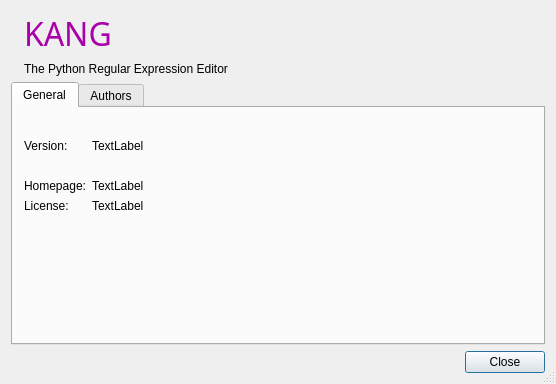
<?xml version="1.0" encoding="UTF-8"?>
<ui version="4.0">
 <class>AboutDialogBA</class>
 <widget class="QDialog" name="AboutDialogBA">
  <property name="geometry">
   <rect>
    <x>0</x>
    <y>0</y>
    <width>556</width>
    <height>384</height>
   </rect>
  </property>
  <property name="windowTitle">
   <string>About</string>
  </property>
  <property name="sizeGripEnabled">
   <bool>true</bool>
  </property>
  <property name="modal">
   <bool>true</bool>
  </property>
  <layout class="QGridLayout" name="gridLayout">
   <item row="0" column="0">
    <layout class="QGridLayout" name="gridLayout">
     <item row="1" column="1">
      <layout class="QVBoxLayout" name="verticalLayout">
       <item>
        <layout class="QHBoxLayout" name="horizontalLayout">
         <item>
          <widget class="QLabel" name="labelIcon">
           <property name="text">
            <string/>
           </property>
          </widget>
         </item>
         <item>
          <layout class="QVBoxLayout" name="verticalLayout">
           <item>
            <widget class="QLabel" name="label_kang">
             <property name="palette">
              <palette>
               <active>
                <colorrole role="WindowText">
                 <brush brushstyle="SolidPattern">
                  <color alpha="255">
                   <red>170</red>
                   <green>0</green>
                   <blue>170</blue>
                  </color>
                 </brush>
                </colorrole>
               </active>
               <inactive>
                <colorrole role="WindowText">
                 <brush brushstyle="SolidPattern">
                  <color alpha="255">
                   <red>170</red>
                   <green>0</green>
                   <blue>170</blue>
                  </color>
                 </brush>
                </colorrole>
               </inactive>
               <disabled>
                <colorrole role="WindowText">
                 <brush brushstyle="SolidPattern">
                  <color alpha="255">
                   <red>133</red>
                   <green>133</green>
                   <blue>133</blue>
                  </color>
                 </brush>
                </colorrole>
               </disabled>
              </palette>
             </property>
             <property name="font">
              <font>
               <family>Arial Black</family>
               <pointsize>24</pointsize>
              </font>
             </property>
             <property name="text">
              <string>KANG</string>
             </property>
            </widget>
           </item>
           <item>
            <widget class="QLabel" name="label_outline">
             <property name="text">
              <string>The Python Regular Expression Editor</string>
             </property>
            </widget>
           </item>
          </layout>
         </item>
         <item>
          <widget class="QLabel" name="label_fool1">
           <property name="sizePolicy">
            <sizepolicy hsizetype="Preferred" vsizetype="Preferred">
             <horstretch>1</horstretch>
             <verstretch>0</verstretch>
            </sizepolicy>
           </property>
           <property name="text">
            <string/>
           </property>
          </widget>
         </item>
        </layout>
       </item>
       <item>
        <widget class="QTabWidget" name="tabWidget">
         <property name="currentIndex">
          <number>0</number>
         </property>
         <widget class="QWidget" name="tab_1">
          <attribute name="title">
           <string>General</string>
          </attribute>
          <layout class="QGridLayout" name="gridLayout">
           <item row="8" column="2">
            <widget class="QLabel" name="label_fool4">
             <property name="sizePolicy">
              <sizepolicy hsizetype="Preferred" vsizetype="Preferred">
               <horstretch>1</horstretch>
               <verstretch>0</verstretch>
              </sizepolicy>
             </property>
             <property name="text">
              <string/>
             </property>
            </widget>
           </item>
           <item row="2" column="0">
            <widget class="QLabel" name="label_fool5">
             <property name="text">
              <string/>
             </property>
            </widget>
           </item>
           <item row="4" column="1">
            <widget class="QLabel" name="label_licensetxt">
             <property name="text">
              <string>TextLabel</string>
             </property>
            </widget>
           </item>
           <item row="4" column="0">
            <widget class="QLabel" name="label_license">
             <property name="text">
              <string>License:</string>
             </property>
            </widget>
           </item>
           <item row="3" column="0">
            <widget class="QLabel" name="label_homepage">
             <property name="text">
              <string>Homepage:</string>
             </property>
            </widget>
           </item>
           <item row="1" column="0">
            <widget class="QLabel" name="label_version">
             <property name="text">
              <string>Version:</string>
             </property>
            </widget>
           </item>
           <item row="1" column="1">
            <widget class="QLabel" name="label_versiontxt">
             <property name="text">
              <string>TextLabel</string>
             </property>
            </widget>
           </item>
           <item row="8" column="1">
            <widget class="QLabel" name="label_fool3">
             <property name="text">
              <string/>
             </property>
            </widget>
           </item>
           <item row="3" column="1">
            <widget class="QLabel" name="label_homepagetxt">
             <property name="text">
              <string>TextLabel</string>
             </property>
            </widget>
           </item>
           <item row="2" column="1">
            <widget class="QLabel" name="label_fool6">
             <property name="text">
              <string/>
             </property>
            </widget>
           </item>
           <item row="8" column="0">
            <widget class="QLabel" name="label_fool2">
             <property name="sizePolicy">
              <sizepolicy hsizetype="Preferred" vsizetype="Preferred">
               <horstretch>0</horstretch>
               <verstretch>1</verstretch>
              </sizepolicy>
             </property>
             <property name="text">
              <string/>
             </property>
            </widget>
           </item>
           <item row="0" column="0">
            <widget class="QLabel" name="label_fool7">
             <property name="text">
              <string/>
             </property>
            </widget>
           </item>
           <item row="0" column="1">
            <widget class="QLabel" name="label_fool8">
             <property name="text">
              <string/>
             </property>
            </widget>
           </item>
          </layout>
         </widget>
         <widget class="QWidget" name="tab_2">
          <attribute name="title">
           <string>Authors</string>
          </attribute>
          <layout class="QGridLayout" name="gridLayout">
           <item row="0" column="0">
            <widget class="QTextBrowser" name="textAuthors">
             <property name="readOnly">
              <bool>true</bool>
             </property>
             <property name="openExternalLinks">
              <bool>true</bool>
             </property>
             <property name="openLinks">
              <bool>true</bool>
             </property>
            </widget>
           </item>
          </layout>
         </widget>
        </widget>
       </item>
      </layout>
     </item>
    </layout>
   </item>
   <item row="1" column="0">
    <widget class="QDialogButtonBox" name="buttonBox">
     <property name="standardButtons">
      <set>QDialogButtonBox::Close</set>
     </property>
    </widget>
   </item>
  </layout>
 </widget>
 <layoutdefault spacing="6" margin="11"/>
 <resources/>
 <connections>
  <connection>
   <sender>buttonBox</sender>
   <signal>rejected()</signal>
   <receiver>AboutDialogBA</receiver>
   <slot>close()</slot>
   <hints>
    <hint type="sourcelabel">
     <x>199</x>
     <y>277</y>
    </hint>
    <hint type="destinationlabel">
     <x>199</x>
     <y>149</y>
    </hint>
   </hints>
  </connection>
 </connections>
</ui>
